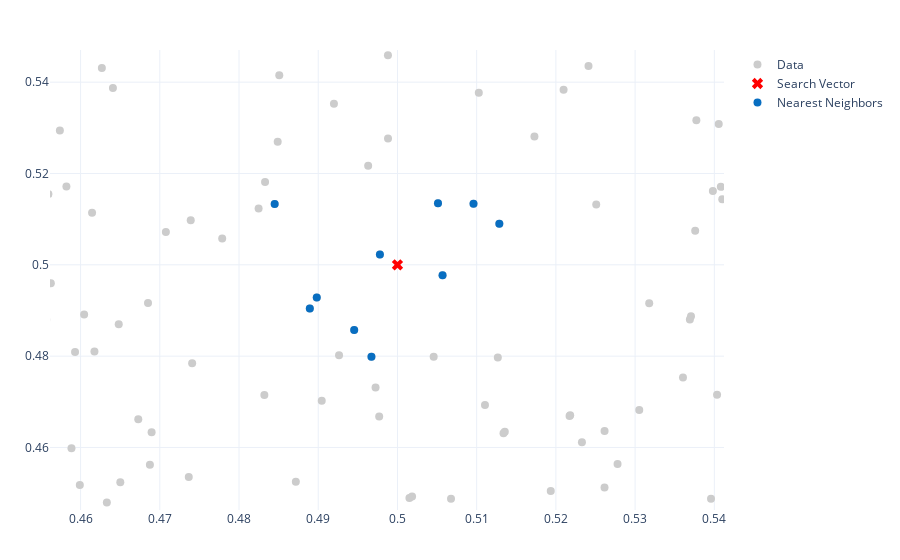

Source (notebook cell):
### Code cell
zoom_in(nn_fig, nn_vectors, search_vector)

### Figure 1 — Plotly figure (JSON) as saved in the notebook; plotly's stock layout.template omitted (floating-point values rounded to 4 significant figures; data arrays with more than 128 entries replaced by an {"elided": "..."} marker saying what was removed)
{"data": [{"marker": {"color": "#CCCCCC", "size": 8}, "mode": "markers", "name": "Data", "type": "scatter", "x": {"elided": "10000 float values"}, "y": {"elided": "10000 float values"}}, {"marker": {"color": "red", "size": 10, "symbol": "x"}, "mode": "markers", "name": "Search Vector", "type": "scatter", "x": [0.5], "y": [0.5]}, {"marker": {"color": "#086ec1", "size": 8}, "mode": "markers", "name": "Nearest Neighbors", "type": "scatter", "x": [0.4978, 0.5057, 0.4898, 0.5051, 0.4889, 0.4945, 0.5129, 0.5096, 0.4967, 0.4845], "y": [0.5022, 0.4977, 0.4928, 0.5135, 0.4904, 0.4857, 0.509, 0.5134, 0.4799, 0.5133]}], "layout": {"autosize": true, "margin": {"b": 50, "l": 50, "r": 50, "t": 50}, "xaxis": {"range": [0.4561, 0.5412], "type": "linear"}, "yaxis": {"range": [0.4463, 0.547], "type": "linear"}}}
